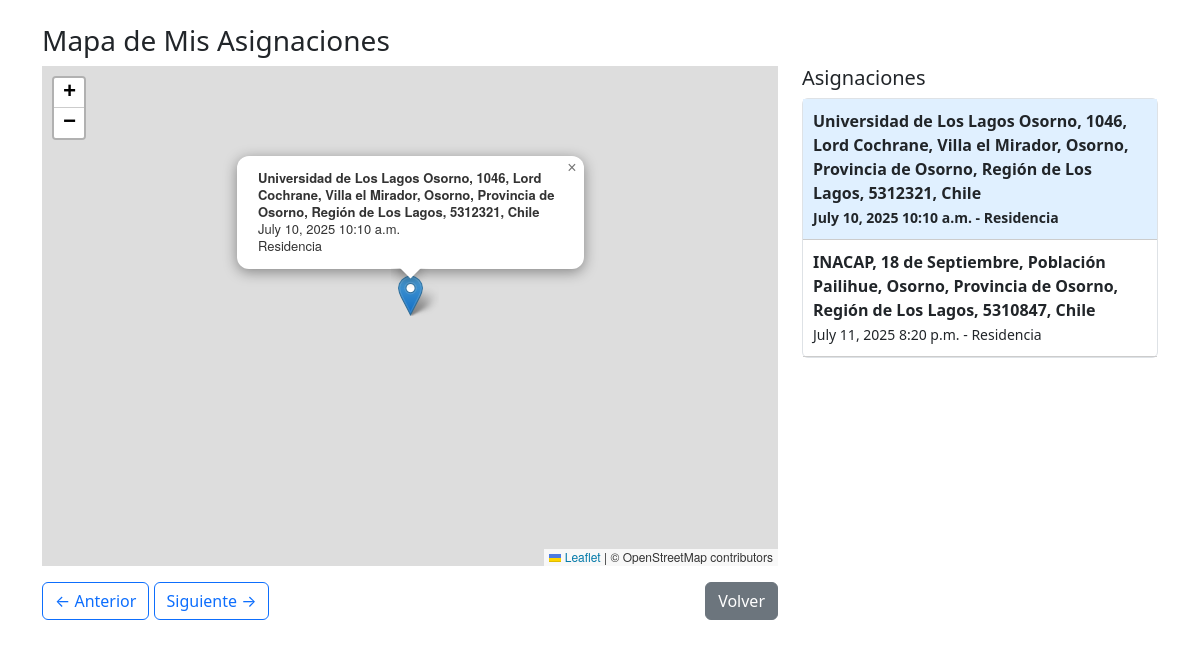
The page /mapa_asignaciones/ (signed in) on the database its author committed.
### app/models.py (models this page shows, shortened)
class Asignacion(models.Model):
    fecha_asignacion = models.DateField()
    reserva = models.ForeignKey(Reserva, on_delete=models.CASCADE)
    usuario = models.ForeignKey(Usuario, on_delete=models.CASCADE)

class Reserva(models.Model):
    TIPO_UBICACION_CHOICES = [
        ('oficina', 'Oficina'),
        ('residencia', 'Residencia'),
    ]
    fecha_reserva = models.DateField()
    hora_reserva = models.TimeField(default="08:00")
    direccion = models.CharField(max_length=250)
    tipo_ubicacion = models.CharField(
        max_length=20,
        choices=TIPO_UBICACION_CHOICES,
        default='residencia'
    )
    latitud = models.FloatField(null=True, blank=True)
    longitud = models.FloatField(null=True, blank=True)
    estado = models.CharField(max_length=10)
    usuario = models.ForeignKey(Usuario, on_delete=models.CASCADE)

### app/views.py (the view)
# urls.py: path('mapa_asignaciones/', views.mapa_asignaciones),
def mapa_asignaciones(request):
    rol = request.session.get('usuario_rol')
    usuario_id = request.session.get('usuario_id')
    if not rol or not usuario_id:
        return redirect('../login')
    if rol == 'personal':
        asignaciones = Asignacion.objects.filter(
            usuario_id=usuario_id,
            reserva__estado__in=['pendiente', 'asignada']
        ).select_related('reserva').order_by('reserva__fecha_reserva', 'reserva__hora_reserva')
    elif rol == 'administrador':
        asignaciones = Asignacion.objects.filter(
            reserva__estado__in=['pendiente', 'asignada']
        ).select_related('reserva', 'usuario', 'reserva__usuario').order_by('reserva__fecha_reserva', 'reserva__hora_reserva')
    else:
        return redirect('../dashboard')
    return render(request, 'mapa_asignaciones.html', {
        'asignaciones': asignaciones,
        'rol': rol
    })

### templates/mapa_asignaciones.html (shortened to what this page needs)
<!DOCTYPE html>
<html lang="es">
<head>
    <link href="https://cdn.jsdelivr.net/npm/bootstrap@5.3.3/dist/css/bootstrap.min.css" rel="stylesheet">
    <link rel="stylesheet" href="https://unpkg.com/leaflet/dist/leaflet.css" />
</head>
<body>
<div class="container mt-4">
    <h3>
        {% if rol == 'administrador' %}
            Mapa de Asignaciones Global
        {% else %}
            Mapa de Mis Asignaciones
        {% endif %}
    </h3>
    <div class="row">
        <div class="col-md-8">
            <div id="map"></div>
            <div class="mt-3">
                <button class="btn btn-outline-primary" onclick="navegar(-1)">← Anterior</button>
                <button class="btn btn-outline-primary" onclick="navegar(1)">Siguiente →</button>
                <a href="../dashboard" class="btn btn-secondary float-end">Volver</a>
            </div>
        </div>
        <div class="col-md-4">
            <h5>Asignaciones</h5>
            <div id="lista-asignaciones" class="border rounded">
                {% for a in asignaciones %}
                    {% if a.reserva.latitud and a.reserva.longitud %}
                        <div class="asignacion-item" onclick="irA({{ forloop.counter0 }})" id="item-{{ forloop.counter0 }}">
                            <strong>{{ a.reserva.direccion }}</strong><br>
                            <small>
                                {{ a.reserva.fecha_reserva }} {{ a.reserva.hora_reserva }} -
                                {{ a.reserva.tipo_ubicacion|title }}
                            </small>
                        </div>
                    {% endif %}
                {% endfor %}
            </div>
        </div>
    </div>
</div>
</body>
</html>

### templates/mapa_asignaciones.html (style rules this page uses)
#map { height: 500px; }
.asignacion-item { cursor: pointer; padding: 10px; border-bottom: 1px solid #ccc; }
.asignacion-item.active { background-color: #e0f0ff; font-weight: bold; }

### rows shown on the page
Asignacion: reserva.direccion "Universidad de Los Lagos Osorno, 1046, Lord Cochrane, Villa el Mirador, Osorno, Provincia de Osorno, Región de Los Lagos, 5312321, Chile", reserva.fecha_reserva "July 10, 2025", reserva.hora_reserva "10:10 a.m.", reserva.tipo_ubicacion "Residencia"
Asignacion: reserva.direccion "INACAP, 18 de Septiembre, Población Pailihue, Osorno, Provincia de Osorno, Región de Los Lagos, 5310847, Chile", reserva.fecha_reserva "July 11, 2025", reserva.hora_reserva "8:20 p.m.", reserva.tipo_ubicacion "Residencia"
